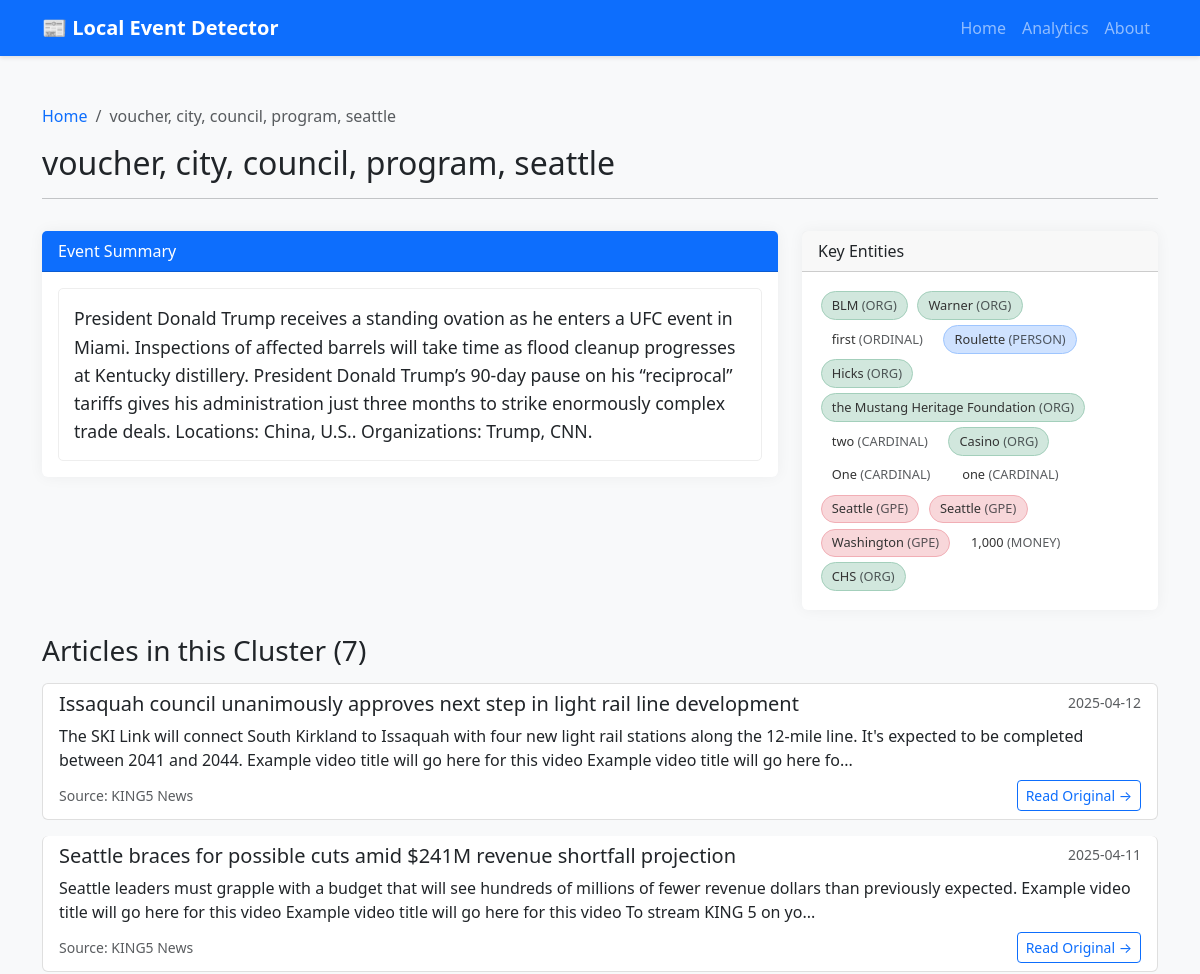
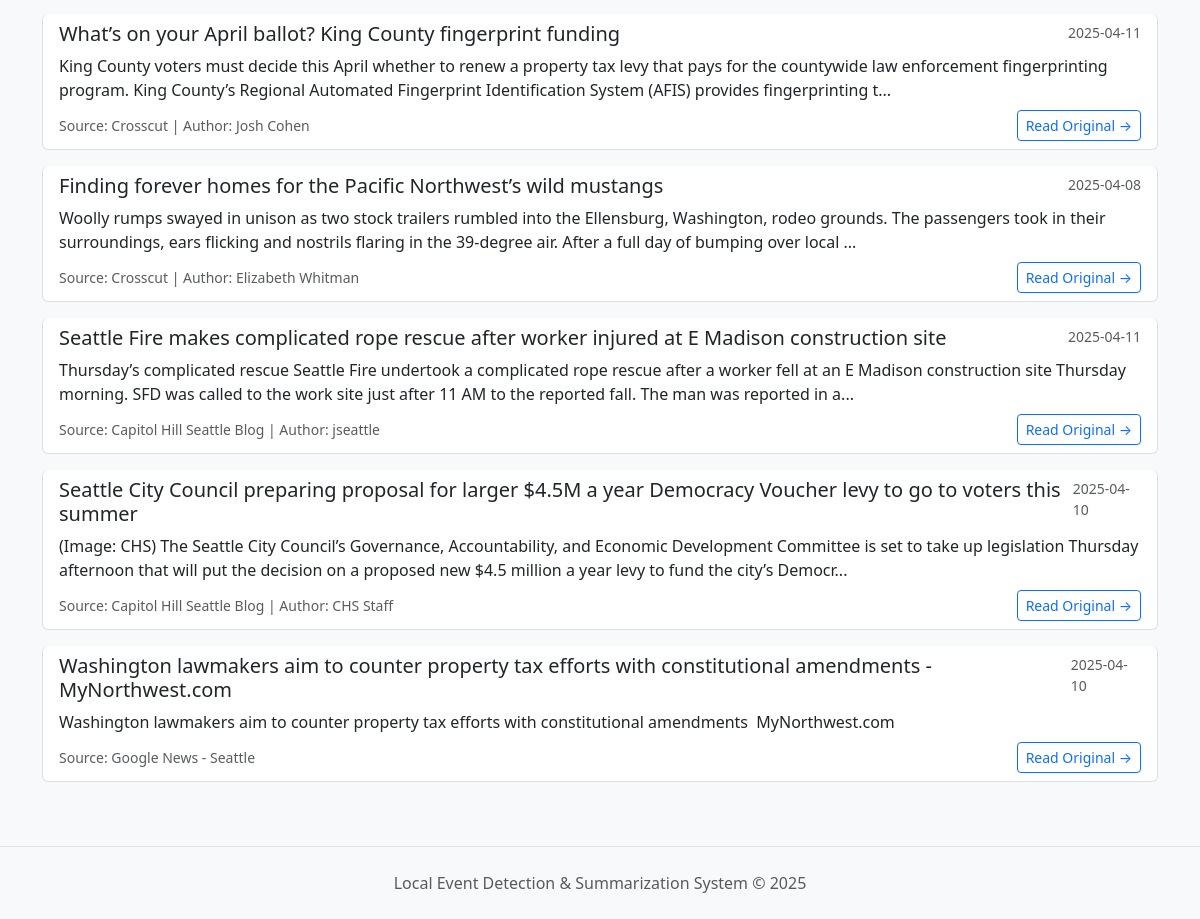
Page /cluster/3 on the committed database (2 pictures, top to bottom).
### database/setup_db.py (models this page shows)
class Cluster(Base):
    __tablename__ = 'clusters'
    id = Column(Integer, primary_key=True)
    created_date = Column(DateTime, default=datetime.now)
    topic = Column(String(255), nullable=True)
    article_count = Column(Integer, default=0)

class Summary(Base):
    __tablename__ = 'summaries'
    id = Column(Integer, primary_key=True)
    cluster_id = Column(Integer, nullable=False)
    summary_text = Column(Text, nullable=False)
    created_date = Column(DateTime, default=datetime.now)

class Entity(Base):
    __tablename__ = 'entities'
    id = Column(Integer, primary_key=True)
    article_id = Column(Integer, ForeignKey('articles.id'))
    text = Column(String(255), nullable=False)
    label = Column(String(50), nullable=False)  # PERSON, ORG, LOC, etc.
    count = Column(Integer, default=1)
    article = relationship("Article", back_populates="entities")

class Article(Base):
    __tablename__ = 'articles'
    id = Column(Integer, primary_key=True)
    title = Column(String(255), nullable=False)
    url = Column(String(512), unique=True, nullable=False)
    source = Column(String(100), nullable=False)
    author = Column(String(100), nullable=True)
    published_date = Column(DateTime, default=datetime.now)
    content = Column(Text, nullable=False)
    processed_content = Column(Text, nullable=True)
    cluster_id = Column(Integer, nullable=True)
    embedding = Column(Text, nullable=True)  # Store as JSON string
    entities = relationship("Entity", back_populates="article")

### webapp/app.py (the view)
@app.route('/cluster/<int:cluster_id>')
def cluster_detail(cluster_id):
    session = setup_db()
    cluster = session.query(Cluster).filter_by(id=cluster_id).first()
    if not cluster:
        session.close()
        return "Cluster not found", 404
    summary = session.query(Summary).filter_by(cluster_id=cluster_id).first()
    articles = session.query(Article).filter_by(cluster_id=cluster_id).all()
    top_entities = []
    if articles:
        article_ids = [article.id for article in articles]
        top_entities = session.query(
            Entity.text, Entity.label, Entity.count
        ).filter(
            Entity.article_id.in_(article_ids)
        ).order_by(
            Entity.count.desc()
        ).limit(15).all()
    session.close()
    return render_template(
        'cluster_detail.html',
        cluster=cluster,
        summary=summary.summary_text if summary else "No summary available",
        articles=articles,
        entities=top_entities
    )

### database/setup_db.py (called while the page is built)
def setup_db():
    db_path = os.path.join(os.path.dirname(__file__), '..', 'event_data.db')
    engine = create_engine(f'sqlite:///{db_path}')
    Base.metadata.create_all(engine)
    Session = sessionmaker(bind=engine)
    return Session()

### webapp/app.py (called while the page is built)
@app.context_processor
def inject_now():
    return {'now': datetime.utcnow}

### webapp/templates/cluster_detail.html (shortened to what this page needs)
{% extends 'base.html' %}
{% block content %}
<div class="row mb-3">
    <div class="col-12">
        <nav aria-label="breadcrumb">
            <ol class="breadcrumb">
                <li class="breadcrumb-item"><a href="{{ url_for('index') }}">Home</a></li>
                <li class="breadcrumb-item active" aria-current="page">{{ cluster.topic or "Cluster " + cluster.id|string }}</li>
            </ol>
        </nav>
        <h1 class="h2">{{ cluster.topic or "Cluster " + cluster.id|string }}</h1>
        <hr>
    </div>
</div>
<div class="row mb-4">
    <div class="col-lg-8">
         <div class="card mb-4">
            <div class="card-header bg-primary text-white">
                Event Summary
            </div>
            <div class="card-body">
                <div class="summary-text">{{ summary or "Summary not available." }}</div>
            </div>
        </div>
    </div>
    <div class="col-lg-4">
        <div class="card">
             <div class="card-header">
                Key Entities
            </div>
            <div class="card-body">
                {% if entities %}
                    {% for entity in entities %}
                        <span class="entity-pill entity-{{ entity.label }}">
                            {{ entity.text }} <span class="text-muted">({{ entity.label }})</span>
                        </span>
                    {% endfor %}
                {% else %}
                    <p class="text-muted">No key entities identified for this cluster.</p>
                {% endif %}
            </div>
        </div>
    </div>
</div>
<div class="row">
    <div class="col-12">
        <h3 class="mb-3">Articles in this Cluster ({{ articles|length }})</h3>
        <div class="list-group">
            {% for article in articles %}
            <div class="list-group-item list-group-item-action flex-column align-items-start">
                <div class="d-flex w-100 justify-content-between mb-1">
                    <h5 class="mb-1">{{ article.title }}</h5>
                    <small class="text-muted">{{ article.published_date.strftime('%Y-%m-%d') if article.published_date else 'N/A' }}</small>
                </div>
                <p class="mb-2">{{ article.content|striptags|truncate(250, True) }}</p>
                <div class="d-flex justify-content-between align-items-center">
                     <small class="text-muted">Source: {{ article.source }} {% if article.author %}| Author: {{ article.author }}{% endif %}</small>
                     <a href="{{ article.url }}" target="_blank" rel="noopener noreferrer" class="btn btn-sm btn-outline-primary">Read Original &rarr;</a>
                </div>
            </div>
            {% else %}
             <div class="list-group-item">
                 <p class="text-muted mb-0">No articles found for this cluster.</p>
             </div>
            {% endfor %}
        </div>
    </div>
</div>
{% endblock %}

### webapp/static/css/style.css (style rules this page uses)
body { padding-top: 56px; background-color: #f8f9fa; }
.cluster-card, .card { border: none; box-shadow: 0 0 15px rgba(0,0,0,0.05); transition: transform 0.2s ease-in-out, box-shadow 0.2s ease-in-out; }
.card-header { font-weight: 500; }
.entity-pill { display: inline-block; padding: 0.3em 0.8em; margin: 0.2em; border-radius: 15px; font-size: 0.8em; font-weight: 500; color: #333; border: 1px solid transparent; }
.entity-PERSON { background-color: #cfe2ff; border-color: #9ec5fe; }
.entity-ORG { background-color: #d1e7dd; border-color: #a3cfbb; }
.entity-LOC, .entity-GPE { background-color: #f8d7da; border-color: #f1aeb5; }
.summary-text { font-size: 1.1em; line-height: 1.6; background-color: #ffffff; padding: 15px; border-radius: 5px; border: 1px solid #eee; }
.list-group-item { margin-bottom: 1rem; border-radius: 0.375rem; border: 1px solid rgba(0,0,0,.125); }
.breadcrumb-item a { text-decoration: none; }

### rows in the picture
Cluster: topic "voucher, city, council, program, seattle"
Summary: summary_text "President Donald Trump receives a standing ovation as he enters a UFC event in Miami. Inspections of affected barrels will take time as flood cleanup progresses at Kentucky distillery. President Donald Trump’s 90-day pause on his “reciprocal” tariffs gives his administration just three months to strike enormously complex trade deals. Locations: China, U.S.. Organizations: Trump, CNN."
Entity: text "BLM", label "ORG"
Entity: text "Warner", label "ORG"
Entity: text "first", label "ORDINAL"
Entity: text "Roulette", label "PERSON"
Entity: text "Hicks", label "ORG"
Entity: text "the Mustang Heritage Foundation", label "ORG"
Entity: text "two", label "CARDINAL"
Entity: text "Casino", label "ORG"
Entity: text "One", label "CARDINAL"
Entity: text "one", label "CARDINAL"
Entity: text "Seattle", label "GPE"
Entity: text "Seattle", label "GPE"
Entity: text "Washington", label "GPE"
Entity: text "1,000", label "MONEY"
Entity: text "CHS", label "ORG"
Article: title "Issaquah council unanimously approves next step in light rail line development", published_date "2025-04-12", content "The SKI Link will connect South Kirkland to Issaquah with four new light rail stations along the 12-mile line. It's expected to be completed between 2041 and 2044. Example video title will go here for this video Example video title will go here fo...", source "KING5 News"
Article: title "Seattle braces for possible cuts amid $241M revenue shortfall projection", published_date "2025-04-11", content "Seattle leaders must grapple with a budget that will see hundreds of millions of fewer revenue dollars than previously expected. Example video title will go here for this video Example video title will go here for this video To stream KING 5 on yo...", source "KING5 News"
Article: title "What’s on your April ballot? King County fingerprint funding", published_date "2025-04-11", content "King County voters must decide this April whether to renew a property tax levy that pays for the countywide law enforcement fingerprinting program. King County’s Regional Automated Fingerprint Identification System (AFIS) provides fingerprinting t...", source "Crosscut", author "Josh Cohen"
Article: title "Finding forever homes for the Pacific Northwest’s wild mustangs", published_date "2025-04-08", content "Woolly rumps swayed in unison as two stock trailers rumbled into the Ellensburg, Washington, rodeo grounds. The passengers took in their surroundings, ears flicking and nostrils flaring in the 39-degree air. After a full day of bumping over local ...", source "Crosscut", author "Elizabeth Whitman"
Article: title "Seattle Fire makes complicated rope rescue after worker injured at E Madison construction site", published_date "2025-04-11", content "Thursday’s complicated rescue Seattle Fire undertook a complicated rope rescue after a worker fell at an E Madison construction site Thursday morning. SFD was called to the work site just after 11 AM to the reported fall. The man was reported in a...", source "Capitol Hill Seattle Blog", author "jseattle"
Article: title "Seattle City Council preparing proposal for larger $4.5M a year Democracy Voucher levy to go to voters this summer", published_date "2025-04-10", content "(Image: CHS) The Seattle City Council’s Governance, Accountability, and Economic Development Committee is set to take up legislation Thursday afternoon that will put the decision on a proposed new $4.5 million a year levy to fund the city’s Democr...", source "Capitol Hill Seattle Blog", author "CHS Staff"
Article: title "Washington lawmakers aim to counter property tax efforts with constitutional amendments - MyNorthwest.com", published_date "2025-04-10", content "Washington lawmakers aim to counter property tax efforts with constitutional amendments MyNorthwest.com", source "Google News - Seattle"

### other values in the picture
{{ articles|length }} "7"
